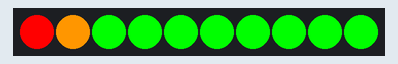
The sketch below on a simulated Arduino Uno, built with avr-gcc and run on an emulated ATmega328P. Shown: 10 RGB LEDs in strip order, left to right.

Above: at 0.1 s.
At 1.1 s:
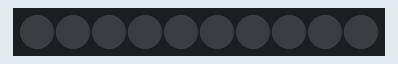
At 2.1 s:
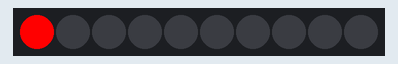
At 3.1 s:
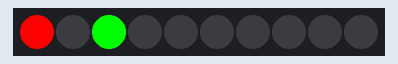
At 5.1 s:
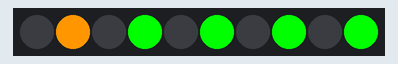
At 7.1 s:
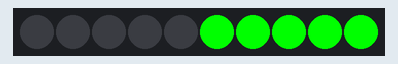

Measured:
- by itself, everything shown: repeats every 8.0 s, in 8 steps
- what the display in image 1 shows lasts 1.0 s, from 1.0 s to 2.0 s

The sketch:

BasicControl.ino
```cpp
/*
Grove LED Bar - Basic Control Example
This example will show you how to use the setBits() function of this library.
Set any combination of LEDs using 10 bits.
Least significant bit controls the first LED.

The setBits() function sets the current state, one bit for each LED.
First 10 bits from the right control the 10 LEDs.

eg. 0b00000jihgfedcba
a = LED 1, b = LED 2, c = LED 3, etc.

dec    hex     binary
0    = 0x0   = 0b000000000000000 = all LEDs off
5    = 0x05  = 0b000000000000101 = LEDs 1 and 3 on, all others off
341  = 0x155 = 0b000000101010101 = LEDs 1,3,5,7,9 on, 2,4,6,8,10 off
1023 = 0x3ff = 0b000001111111111 = all LEDs on
                      |        |
                      10       1

The bits >10 are ignored, shown here as x: 0bxxxxx0000000000

Ported for MSP-EXP430F5529, TM4c123 (Tiva C), and cc3200 LaunchPad By Cameron P. LaFollette

 ***IMPORTANT*** If using cc3200 LaunchPad, place a jumper wire from
 BoosterPack pin 31 to 36 and a wire from pin 29 to 35,
 then change Grove_LED_Bar bar(35, 36, 0) to (29, 31, 0)
*/

#include <Grove_LED_Bar.h>

// Arduino Clock pin, Data pin, Orientation
// Grove_LED_Bar bar(7, 6, 0);

// LaunchPad Clock pin, Data pin, Orientation
Grove_LED_Bar bar(35, 36, 0);  // for cc3200 change to Grove_LED_Bar bar(29, 31, 0);

void setup()
{
  // nothing to initialize
  bar.begin();

}

void loop()
{
  // Turn on all LEDs
  bar.setBits(0x3ff);
  delay(1000);

  // Turn off all LEDs
  bar.setBits(0x0);
  delay(1000);

  // Turn on LED 1
  // 0b000000000000001 can also be written as 0x1:
  bar.setBits(0b000000000000001);
  delay(1000);

  // Turn on LEDs 1 and 3
  // 0b000000000000101 can also be written as 0x5:
  bar.setBits(0b000000000000101);
  delay(1000);

  // Turn on LEDs 1, 3, 5, 7, 9
  bar.setBits(0x155);
  delay(1000);

  // Turn on LEDs 2, 4, 6, 8, 10
  bar.setBits(0x2AA);
  delay(1000);

  // Turn on LEDs 1, 2, 3, 4, 5
  // 0b000000000011111 == 0x1F
  bar.setBits(0b000000000011111);
  delay(1000);

  // Turn on LEDs 6, 7, 8, 9, 10
  // 0b000001111100000 == 0x3E0
  bar.setBits(0b000001111100000);
  delay(1000);
}
```
